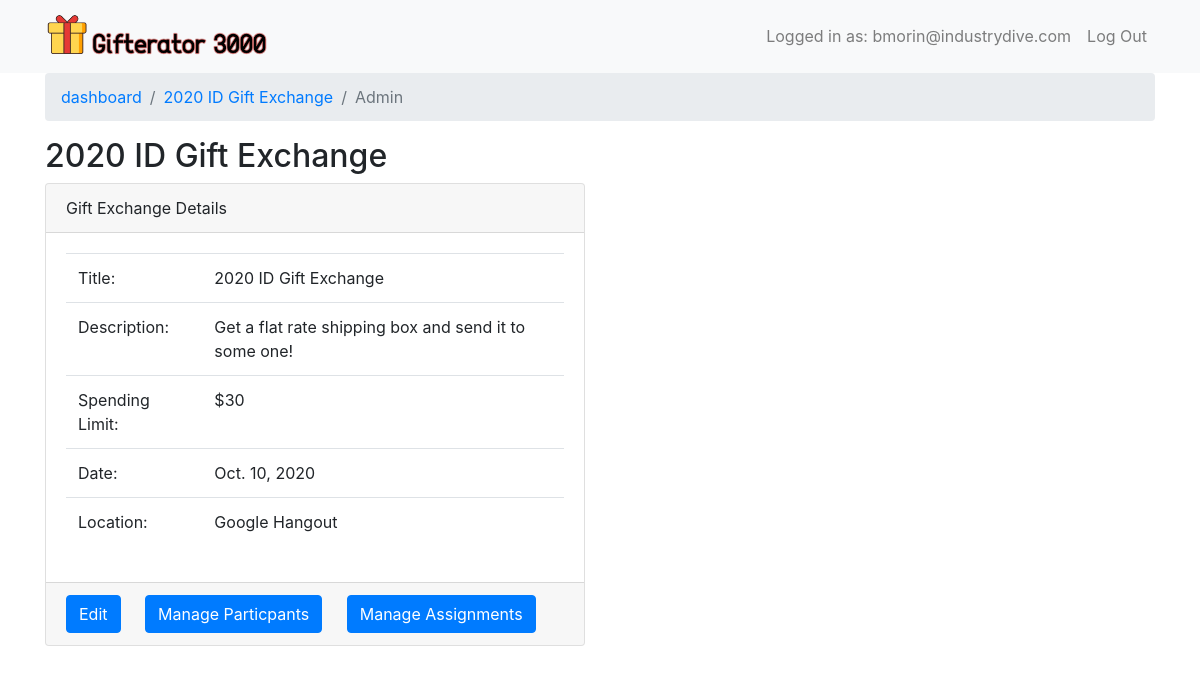
The app's page /giftexchange/1/manage/ (signed in), older data.
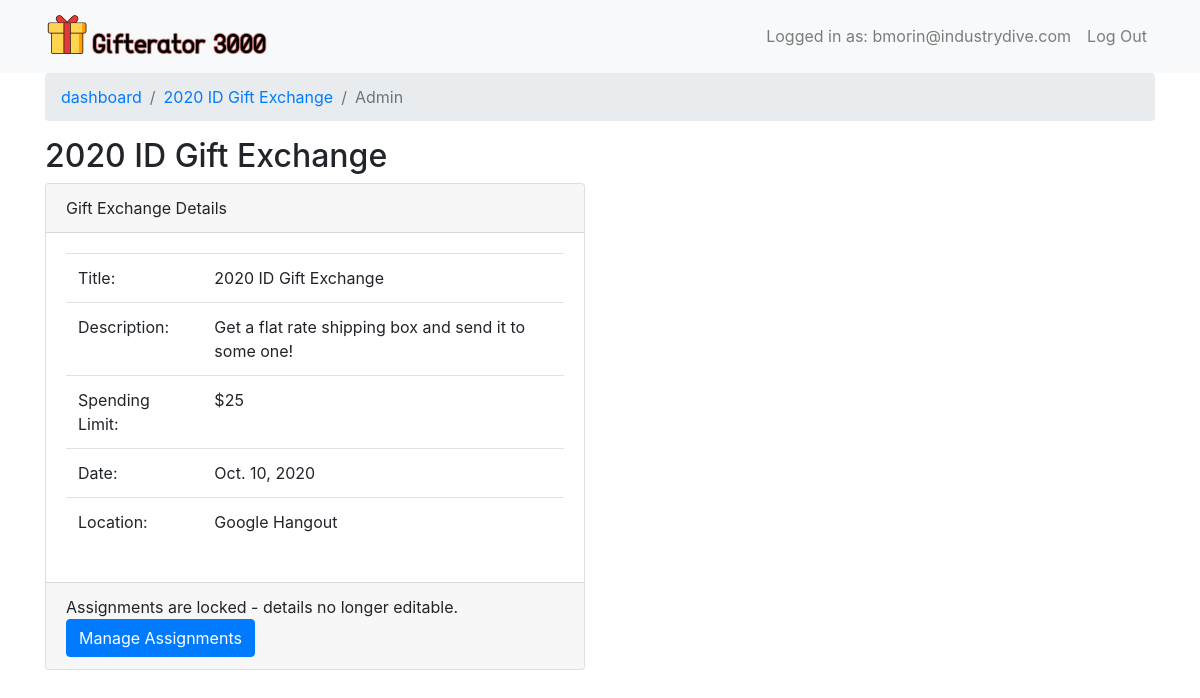
The same page, newer data.
### giftexchange/models.py (models this page shows, shortened)
class GiftExchange(models.Model):
	title = models.CharField(max_length=300, unique=True)
	date = models.DateField(blank=True, null=True)
	location = models.CharField(max_length=500)
	description = models.TextField(blank=True, null=True)
	spending_limit = models.IntegerField(default=0)
	admin_appuser = models.ManyToManyField(AppUser)
	assignments_locked = models.BooleanField(default=False)

### giftexchange/views.py (the view)
# urls.py: path('giftexchange/<int:giftexchange_id>/manage/', views.GiftExchangeAdminDetail.as_view(), name='giftexchange_manage_dashboard'),
class GiftExchangeAdminDetail(GiftExchangeAdminView):
	def get(self, request, *args, **kwargs):
		template = loader.get_template('giftexchange/dashboard_manage.html')
		context = {
			'breadcrumbs': [
				('dashboard', reverse('dashboard')),
				(self.giftexchange.title, reverse('giftexchange_detail', kwargs={'giftexchange_id': self.giftexchange_id})),
				('Admin', None)
			],
			'giftexchange': self.giftexchange
		}
		return HttpResponse(template.render(context, request))

### giftexchange/models.py (called while the page is built)
	def exchange_participant(self, giftexchange):
		participant_exists = Participant.objects.filter(appuser=self, giftexchange=giftexchange).exists()
		if participant_exists:
			return Participant.objects.get(appuser=self, giftexchange=giftexchange)
		return False

	@classmethod
	def get(cls, djangouser):
		return cls.objects.get(djangouser=djangouser)

### giftexchange/views.py (called while the page is built)
	def _get_participant_and_exchange(self, appuser, giftexchange_id):
		giftexchange = None
		participant_details = None
		giftexchange = GiftExchange.objects.filter(pk=giftexchange_id).first()
		if giftexchange:
			participant_details = appuser.exchange_participant(giftexchange)
		return giftexchange, participant_details

	def setup(self, request, *args, **kwargs):
		super(AuthenticatedView, self).setup(request, *args, **kwargs)
		if not self.request.user.is_authenticated:
			raise Http404('Login Required')
		self.giftexchange = None
		self.is_admin = False
		self.djangouser = request.user
		self.appuser = AppUser.get(djangouser=self.djangouser)
		if 'giftexchange_id' in kwargs:
			self.giftexchange = GiftExchange.objects.filter(pk=kwargs['giftexchange_id']).first()
			self.giftexchange_id = self.giftexchange.pk

### giftexchange/templates/giftexchange/dashboard_manage.html
{% extends 'giftexchange/base.html' %}
{% block page_content %}
	<h2>{{giftexchange.title}}</h2>
	<div class="row">
		<div class="col-6">
			<div class="card">
				<div class="card-header">
			    	Gift Exchange Details
			  </div>
			  <div class="card-body">
			  		<table class="table">
			  			<tr>
			  				<td>Title: </td>
			  				<td>{{giftexchange.title}}</td>
			  			</tr>
			  			<tr>
			  				<td>Description: </td>
			  				<td>{{giftexchange.description}}</td>
			  			</tr>
			  			<tr>
			  				<td>Spending Limit: </td>
			  				<td>${{giftexchange.spending_limit}}</td>
			  			</tr>
			  			<tr>
			  				<td>Date: </td>
			  				<td>{{giftexchange.date}}</td>
			  			</tr>
			  			<tr>
			  				<td>Location: </td>
			  				<td>{{giftexchange.location}}</td>
			  			</tr>
			  		</table>
			  </div>
			  <div class="card-footer">
			  	{% if not giftexchange.assignments_locked %}
					<a class="card-link" href="{% url 'giftexchange_manage_edit_details' giftexchange_id=giftexchange.pk %}"><button class="btn btn-primary">Edit</button></a>
					<a class="card-link" href="{% url 'giftexchange_manage_participants' giftexchange_id=giftexchange.pk %}"><button class="btn btn-primary">Manage Particpants</button></a>
				{% else %}
					Assignments are locked - details no longer editable.
				{% endif %}
				<a  class="card-link" href="{% url 'giftexchange_manage_assignments' giftexchange_id=giftexchange.pk %}" ><button class="btn btn-primary">Manage Assignments</button></a>
			  </div>
			</div>
		</div>
	</div>
{% endblock %}

### giftexchange/templates/giftexchange/base.html (shortened to what this page needs)
{% load static %}
<!DOCTYPE html>
<html lang="en">
<head>
	<link href="{% static 'bootstrap/css/bootstrap.min.css' %}" rel="stylesheet">
	<link href= 'https://ajax.googleapis.com/ajax/libs/jqueryui/1.12.1/themes/ui-lightness/jquery-ui.css' rel='stylesheet'>
</head>
<body>
	{% block header_nav %}
		<nav class="navbar navbar-expand-sm bg-light navbar-light">
			<div class="container">
				<a class="navbar-brand float-left" href="{% url 'dashboard' %}">
					<img class="d-inline-block align-top" src="{% static 'site-images/gifterator-icon.png' %}" width="225px"/>
				</a>
				<ul class="navbar-nav">
					{% if request.user.is_authenticated %}
						<li class="nav-item">
							<a href="{% url 'profile' %}" class="nav-link">Logged in as: {{request.user.username}}</a>
						</li>
						<li class="nav-item">
							<a class="nav-link" href="{% url 'logout' %}">Log Out</a>
						</li>
					{% else %}
						<li class="nav-item">
							<a class="nav-link" href="{% url 'login' %}">Log In</a>
						</li>
					{% endif %}
				</ul>
			</div>
		</nav>
	{% endblock %}
	{% if breadcrumbs %}
		<div class="container">
			<nav aria-label="breadcrumb">
			  <ol class="breadcrumb">
			  	{% for title, link in breadcrumbs %}
					{% if link %}
						<li class="breadcrumb-item"><a href="{{link}}">{{title}}</a></li>
					{% else %}
						<li class="breadcrumb-item active">{{title}}</li>
					{% endif %}
				{% endfor %}
			  </ol>
			</nav>
		</div>
	{% endif %}
	<div class="container">
		<div id="main-content">
				{% block page_content %}{% endblock %}
		</div>
	</div>
</body>

Row changes from the older to the newer data that the page shows:
changed GiftExchange "Get a flat rate shipping box and send it to some one!": spending_limit "30" → "25"; assignments_locked False → True (drawn)
Text that changed along with them:
text no longer shown: "Edit Manage Particpants"
text now shown: "Assignments are locked - details no longer editable."
